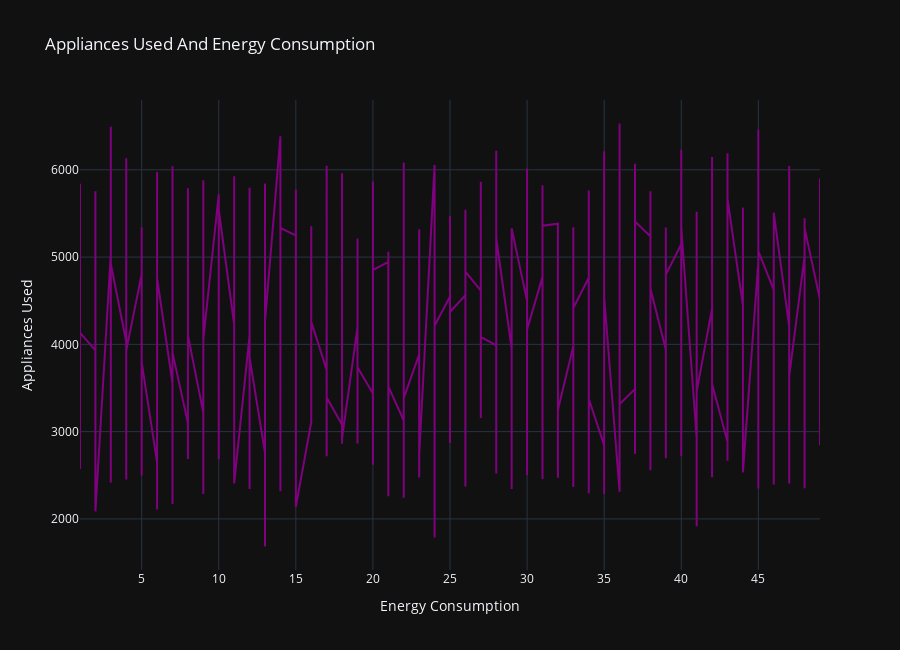

Here is the notebook cell this chart was saved with:
### Code cell
MultiLine_target2.show()

### Figure 1 — Plotly figure (JSON) as saved in the notebook; plotly's stock layout.template omitted (floating-point values rounded to 4 significant figures; data arrays with more than 128 entries replaced by an {"elided": "..."} marker saying what was removed)
{"data": [{"line": {"color": "purple"}, "name": "Appliances Used", "x": {"elided": "1100 int values"}, "y": {"elided": "1100 float values"}, "type": "scatter"}], "layout": {"height": 650, "yaxis": {"title": {"text": "Appliances Used"}}, "xaxis": {"title": {"text": "Energy Consumption"}}, "title": {"text": "Appliances Used And Energy Consumption"}}}
